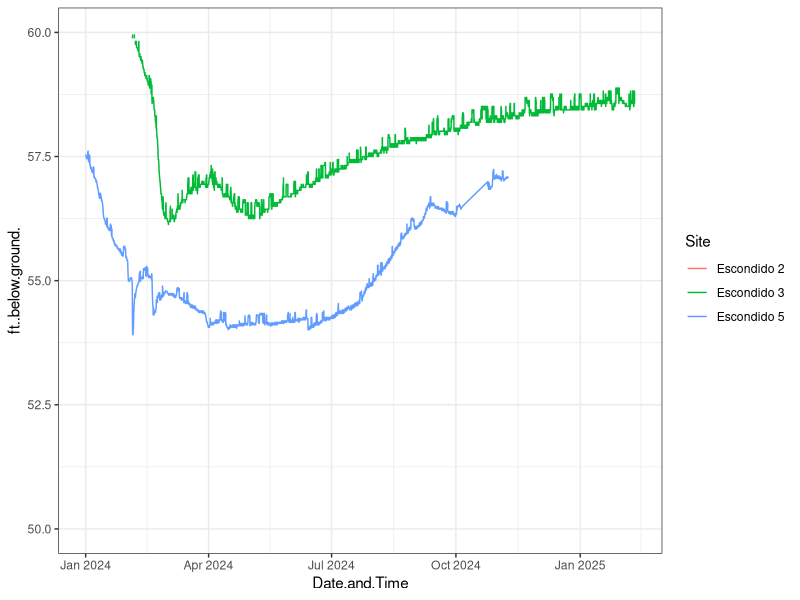
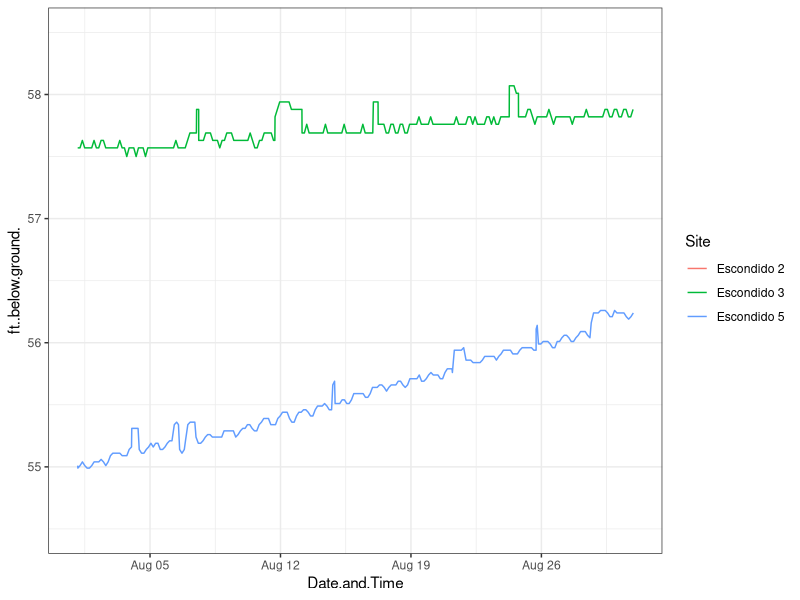

Source code (R) for these figures, in order: (Note: this script raises an error after producing the figures.)
#Can well water depth change and watershed size be used to estimate base streamflow?

#Libraries and csv's
library(tidyr)
library(ggplot2)
library(lubridate)
library(cowplot)
library(dplyr)
setwd("C:/Users/ricka/Documents/Dangermond/2010 Well depth data/2025 analysis")

#1. input Escondido wells depth 

E2<-read.csv("data/raw/Dangermond- Escondido 2 Well 20240101-20250210.csv")
E2$Site<-"Escondido 2"
E3<-read.csv("data/raw/Dangermond- Escondido 3 Well 20240101-20250210.csv")
E3$Site<-"Escondido 3"
E5<-read.csv("data/raw/Dangermond- Escondido 5 Old Well 20240101-20250210.csv")
E5$Site<-"Escondido 5"
Eall<-rbind(E2,E3,E5) #Combine to one data set
Eall$Date.and.Time<-as.POSIXct(Eall$Date.and.Time,format="%Y-%m-%d %H:%M:%S") #Convert date
ggplot(Eall, aes(x=Date.and.Time))+geom_line(aes(y=ft..below.ground.,color=Site))+theme_bw()+ylim(50,60)
#2. Isolate August (could do for other months in future)

dataAugust<-Eall[Eall$Date.and.Time<="2024-08-31"&Eall$Date.and.Time>="2024-08-01",]
ggplot(dataAugust, aes(x=Date.and.Time))+geom_line(aes(y=ft..below.ground.,color=Site))+theme_bw()+
  ylim(54.5,58.5)
#only use E3 and E5 because E2 is a deep water/ confined aquifer?

#3. Calculate the change in water depth from the begining of the month to the end
dataAugust<-dataAugust[order(dataAugust$Date.and.Time),]
# Filter the data for 'escondido 3' and get the first and last depths
escondido_3_data <- dataAugust %>%
  filter(Site == 'Escondido 3'& !is.na(ft..below.ground.)) 

first_row_3 <- escondido_3_data[1, ]
colnames(first_row_3)<-c("Start_Date","Depth_Start","Site")
last_row_3 <- escondido_3_data[nrow(escondido_1_data), ]
colnames(last_row_3)<-c("End_Date","Depth_End","Site")

#reapeat with Escondido 5
escondido_5_data <- dataAugust %>%
  filter(Site == 'Escondido 5'& !is.na(ft..below.ground.)) 

first_row_5 <- escondido_5_data[1, ]
colnames(first_row_5)<-c("Start_Date","Depth_Start","Site")
last_row_5 <- escondido_5_data[nrow(escondido_5_data), ]
colnames(last_row_5)<-c("End_Date","Depth_End","Site")

Esco5_Change<-merge(first_row_5,last_row_5,by="Site")
Esco3_Change<-merge(first_row_3,last_row_3,by="Site")
Esco_Change<-rbind(Esco5_Charnge,Esco3_Charnge)
Esco_Change$Change_ft<-Esco_Change$Depth_End-Esco_Change$Depth_Start
Esco_Change$Change_in<-Esco_Change$Change_ft*12

#4. Input well lithology

#5. Estimate specific yield for each well
# example specific yeild is 0.1- Escondido is shale which has SY of about 3%
SY<-0.03
#6. Estimate the real waterdepth equvilant from each well
Esco_Change$Water_Equivalent<-Esco_Change$Change_in*SY

#7. Calculate the average from all the wells
Esco_Mean_depletion<-Esco_Change %>% 
  summarise(mean_value=mean(Water_Equivalent))
#This means 0.92 inches of water was depleted across the Escondido watershed (2443 acres) in August

#8. Multiply by escondido watershed size
Acre_to_Inch<-6.273e+6
EscondidoWatershed_Inches<-2443*Acre_to_Inch
EscondidoCuinwater<-Esco_Mean_depletion*EscondidoWatershed_Inches
EscondidoCuftwater<-EscondidoCuinwater/1728
#total of 8,194,585 ft3 were depleted from the escondido watershed on average at 0.1 SY.
# 2,458,376 ft3 at a SY of 0.03

#10. Upload the Fullpipe water depth from vusitu
Fullpipe_depth<-read.csv("data/raw/VuSitu_Log_2024-02-22_11-57-16_Full_pipe_Log_2024-02-22.csv")
str(Fullpipe_depth)
Fullpipe_depth<-Fullpipe_depth[,c(1,17)]
Fullpipe_depth$Date.Time<-as.POSIXct(Fullpipe_depth$Date.Time,format="%m/%d/%Y %H:%M")
Fullpipe_August<-Fullpipe_depth[Fullpipe_depth$Date.Time>="2024-08-01"&Fullpipe_depth<="2024-08-31",]
Fullpipe_August<-Fullpipe_August[!is.na(Fullpipe_August$Depth..ft.),]
mean(Fullpipe_August$Depth..ft.)
#Example:Fullpipe sensor is ~3 inches wide so -.06 is about 1.5 inches.
#11. Use the slope and the pipe diameter to calculate the flow
culvert_diameter_ft<-6.4
culvert_slope_degrees<-7.3

#example estimate for simplicity- will actually calculate later- lets say 14 inches wide
#using simple rectangle calculation, not a semicircle for simplicity
water_depth<-3
water_width<-20
SA<-water_width*water_depth
SA_ft<-SA/12
#Melissa measured about 0.3ft/s at base flow
Base_velocity<-0.5
out_ft3_sec<-SA_ft*Base_velocity

#12. Multiple flow by time factor (One month/ 30 days) to estimate monthly flow
seconds<-30*24*60*60
out_ft3_sec*seconds

#13. Compare the well water loss to the stream flow
#Stream discharge is 1,360,800 ft3 in August, high end is 6,480,000. Still much less than well loss
#Well loss is 8,194,585 ft3 with SY of 0.1 or 2,458,376 with a SY of 0.03 (clay/shale)

#14. Copy over to a quarto document and add in nice figures
